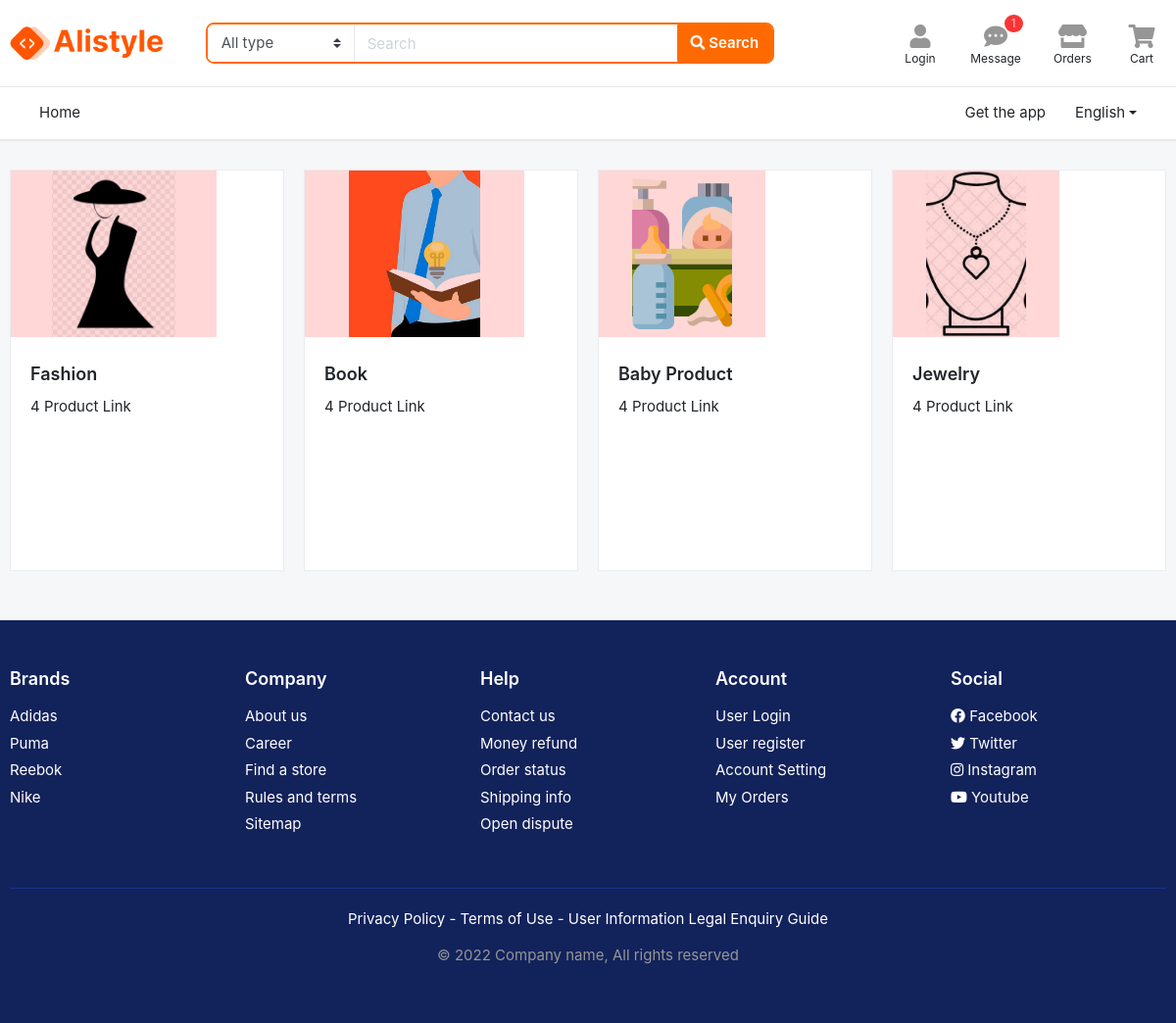
The page /category/ on the database its author committed.
### product/models.py (models this page shows, shortened)
class Category(models.Model):
    category_id = models.IntegerField(unique=True)
    category_description = models.TextField(default="")
    category_name = models.CharField(max_length=15,choices=CATEGORY_CHOICE,default='food')
    category_image = models.ImageField(default="",upload_to="app_static/images")
    class Meta:
        verbose_name_plural = "Categories"

### product/views.py (the view)
# urls.py: path('',CategoryView.as_view(),name="all"),
class CategoryView(View):
    def get(self,request,pk=None):
        if pk == None:
            categories = Category.objects.all()
        else:
            categories = Category.objects.filter(category_id=pk)
        context = {
            "categories":categories,
        }
        return render(request,'./category.html',context)

### cart/context_processor.py (called while the page is built)
def intro(request):
    try:
        user_id = request.user.id
    except Exception:
        user_id = None
    context_return = dict()
    context_return["item_count"] = 0
    if user_id:
        user = CartModel.objects.filter(user_id=user_id)
        items = user[0].cart_items["products"]
        item_count = len(items)
        context_return["item_count"] = item_count
    return context_return

### templates/category.html
{% extends './base/base.html' %}
{% block content %}
<section class="section-content padding-y">
<div class="container">
<nav class="row">
	{% for category in categories %}
		<div class="col-md-3">
			<div class="card card-category">
			  <div class="img-wrap" style="background: #ffd7d7">
			  	<img src="{{ category.category_image.url }}">
			  </div>
			  <div class="card-body">
			    <h4 class="card-title"><a href="{% url 'category:product_all' %}?category_id={{category.id}}">{{ category.category_name | title }}</a></h4>
			    <ul class="list-menu">
			    	<li><a href="">4 Product Link</a></li>
			    </ul>
			  </div>
			</div>
		</div>
	{% endfor %}
	</nav>
</div>
</section>
{% endblock  %}

### static/css/ui.css (style rules this page uses)
html { font-family:'Inter', sans-serif;font-size:15px }
.img-wrap { text-align:center;display:block }
.img-wrap img { max-width:100% }
.padding-y { padding-top:30px;padding-bottom:30px }
[class*="list-"] li:after { visibility:hidden;display:block;content:"";overflow:hidden;height:0;clear:both }
.list-menu { list-style:none;margin:0;padding-left:0 }
.list-menu li { margin-bottom:5px }
.list-menu a { color:#212529 }
.card-category { display:block;margin-bottom:20px;overflow:hidden;min-height:410px }
.card-category .card-title { font-weight:600;font-size:18px }
.card-category .img-wrap { overflow:hidden;display:inline-block;height:170px;background:#fff0c5 }
.card-category .img-wrap img { height:100%;width:60%;-o-object-fit:cover;object-fit:cover;mix-blend-mode:multiply }
.card .img-wrap { overflow:hidden }
body { background-color:#f6f7f9 }

### rows shown on the page
Category: category_image (placeholder picture), category_name "Fashion"
Category: category_image (picture), category_name "Book"
Category: category_image (picture), category_name "Baby Product"
Category: category_image (picture), category_name "Jewelry"
